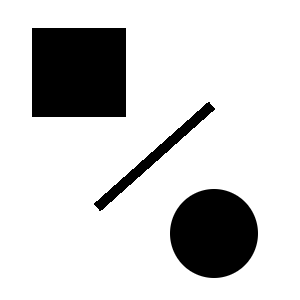
#> input picture Exercise 1/CircleLineRect.png, 300 x 300 px, found by its file name
$ jupyter execute 1_harris_solution.ipynb   (shell and % lines are left out)
#> lines starting #> are read from the running program, lines starting #| are printed output that depends on the picture
[cell 1]
from matplotlib import pyplot as plt
from scipy.ndimage.interpolation import rotate
from scipy.ndimage.filters import gaussian_filter1d, gaussian_filter
import numpy as np
import cv2

Implement a function that performs non-maximum suppression. You can leave it for the end

[cell 2]
def nonmax_suppression(harris_resp, thr, halfwidth=2):
    # Outputs:
    # 1) cornersy: list with row coordinates of identified corner pixels.
    # 2) cornersx: list with respective column coordinates of identified corner pixels.
    # Elements from the two lists with the same index must correspond to the same corner.

    cornersy = []
    cornersx = []
    h, w = im.shape[:2]
    for y in range(halfwidth, h-halfwidth):
        for x in range(halfwidth, w-halfwidth):
            if harris_resp[y, x] < thr:
                continue

            neighborhood = harris_resp[y-halfwidth:y+halfwidth+1, x-halfwidth:x+halfwidth+1]

            if neighborhood.max() > harris_resp[y, x]:
                continue

            cornersx.append(x)
            cornersy.append(y)

    return cornersy, cornersx

Implement the main part of the exercise

[cell 3]
# Define parameters
sigma_w = 2.0
sigma_d = 2.0
kappa = 0.04
rot_angle = 0
thresh = 800

# Read the image
im = cv2.imread('/home/cvcourse/pics/CircleLineRect.png', 0)
#> im is the input picture: shape (300, 300); min 0, max 255, mean 209.5
im = im.astype('float')

# Rotation of the image
if rot_angle != 0:
    im = rotate(im, rot_angle)

# Implement Harris corners
# Useful functions: gaussian_filter1d, gaussian_filter
I_x = gaussian_filter1d(im, sigma_d, order=0, axis=0)
I_x = gaussian_filter1d(I_x, sigma_d, order=1, axis=1)
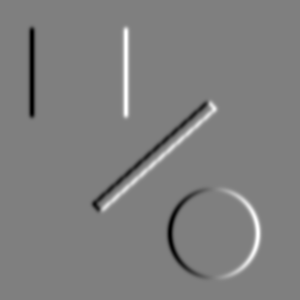
#> I_x: shape (300, 300) float64; min -49.79, max 49.79, mean 0; drawn with min black and max white

I_y = gaussian_filter1d(im, sigma_d, order=0, axis=1)
I_y = gaussian_filter1d(I_y, sigma_d, order=1, axis=0)
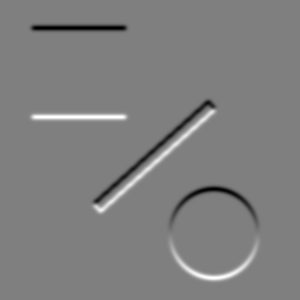
#> I_y: shape (300, 300) float64; min -49.79, max 49.79, mean 0; drawn with min black and max white

A_11 = I_x ** 2
A_22 = I_y ** 2
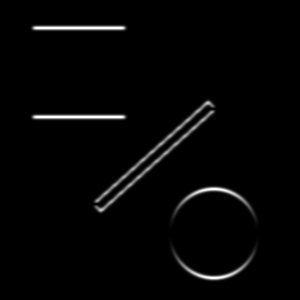
#> A_22: shape (300, 300) float64; min 0, max 2478.8, mean 50.8; drawn with min black and max white
A_12 = I_x * I_y

A_11 = gaussian_filter(A_11, sigma_w)
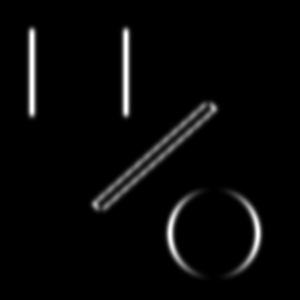
#> A_11: shape (300, 300) float64; min 0, max 1483.2, mean 46.6; drawn with min black and max white
A_22 = gaussian_filter(A_22, sigma_w)
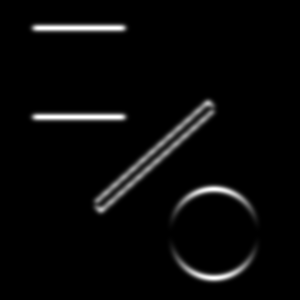
#> A_22: shape (300, 300) float64; min 0, max 1483.2, mean 50.8; drawn with min black and max white
A_12 = gaussian_filter(A_12, sigma_w)
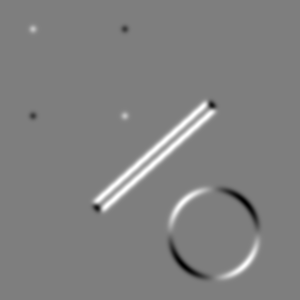
#> A_12: shape (300, 300) float64; min -733.3, max 742.7, mean 14.5; drawn with min black and max white

det = A_11*A_22 - A_12*A_12
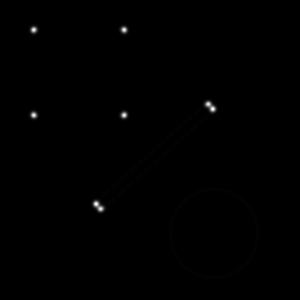
#> det: shape (300, 300) float64; min 0, max 369861.9, mean 927.1; drawn with min black and max white
trc = A_11 + A_22
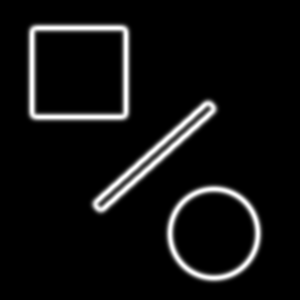
#> trc: shape (300, 300) float64; min 0, max 1495, mean 97.4; drawn with min black and max white
H = det - kappa * trc * trc
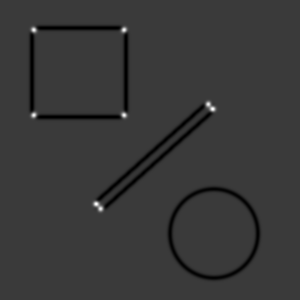
#> H: shape (300, 300) float64; min -87993.9, max 296764.9, mean -3199.9; drawn with min black and max white
corn = nonmax_suppression(H,thresh,2)
#> after the loop in nonmax_suppression, `for y in range(halfwidth, h-halfwidth):`: cornersx = [33, 124, 208, 212, 33, 124, 96, 100]; cornersy = [29, 29, 104, 108, 115, 115, 204, 208]
#> corn = ([29, 29, 104, 108, 115, 115, 204, 208], [33, 124, 208, 212, 33, 124, 96, 100])

Visualization of the results

[cell 4]
# Plotting of results
# No need to change it
plt.close("all")
plt.ion()
f, ax_arr = plt.subplots(1, 3, figsize=(18, 16))
ax_arr[0].set_title("Input Image")
ax_arr[1].set_title("Harris Response")
ax_arr[2].set_title("Detections")
ax_arr[0].imshow(im, cmap='gray')
ax_arr[1].imshow(H, cmap='gray')
ax_arr[2].imshow(im, cmap='gray')
ax_arr[2].scatter(x=corn[1], y=corn[0], c='r', s=10)
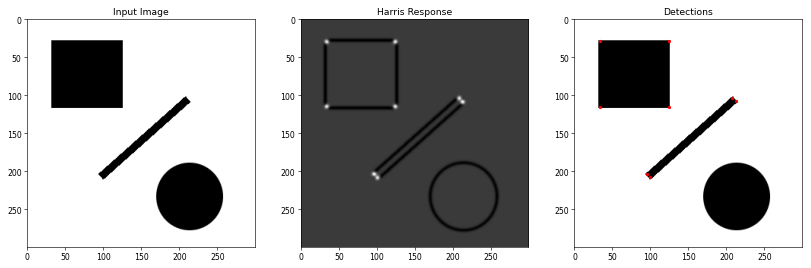
#> figure drawn by matplotlib, 3 panels

$ run again, with Exercise 1/harrisshapes.png copied over Exercise 1/CircleLineRect.png
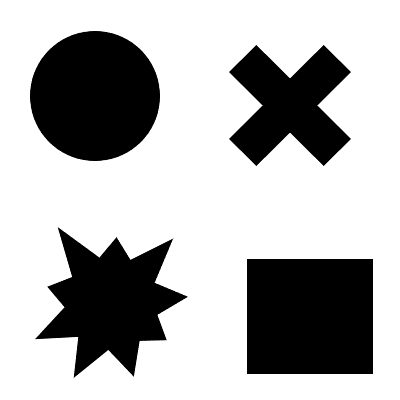
#> input picture Exercise 1/harrisshapes.png, 400 x 400 px, found by its file name
#> im is the input picture: shape (400, 400); min 0, max 255, mean 178.6
#> `H = det - kappa * trc * trc`:
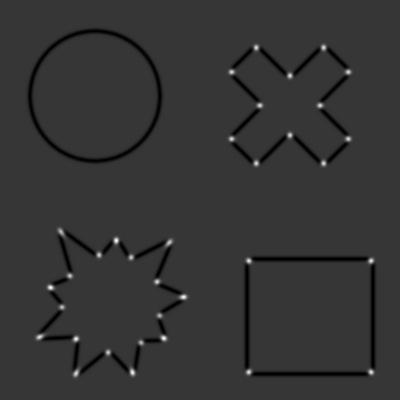
#> H: shape (400, 400) float64; min -87993.9, max 327021.1, mean -2787.9; drawn with min black and max white
#> after the loop in nonmax_suppression, `for y in range(halfwidth, h-halfwidth):`: cornersx = 36 values, max 371 at index 20, min 39 at index 27, mean 202.2; cornersy = 36 values from 47 to 373
#> `[cell 4] # Plotting of results # No need to change it plt.close("all")..`:
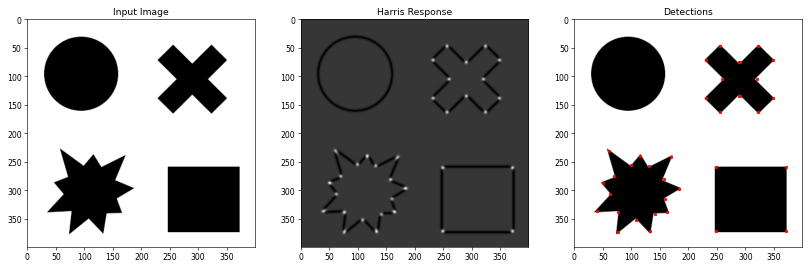
#> figure drawn by matplotlib, 3 panels
